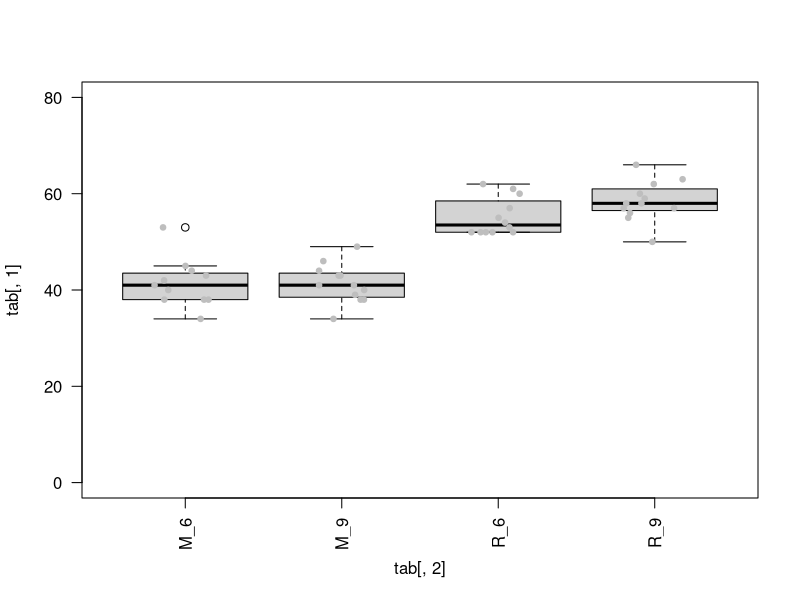
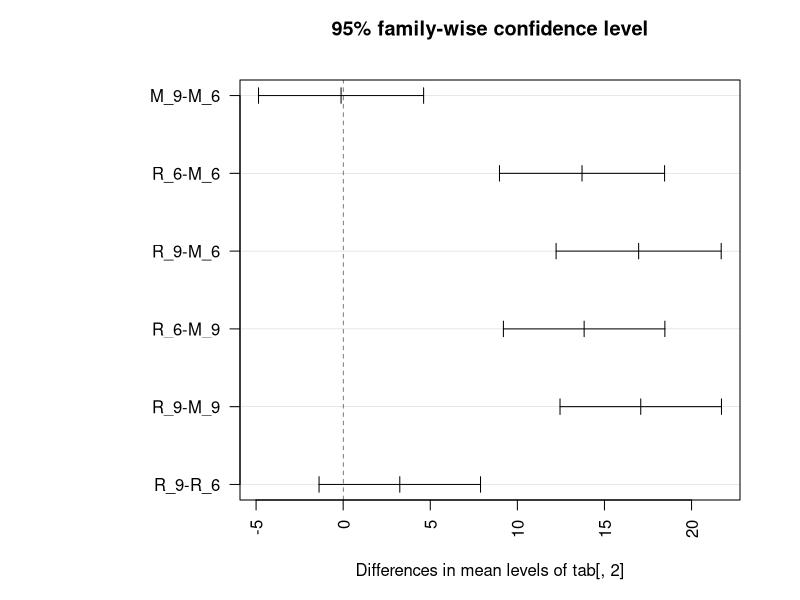
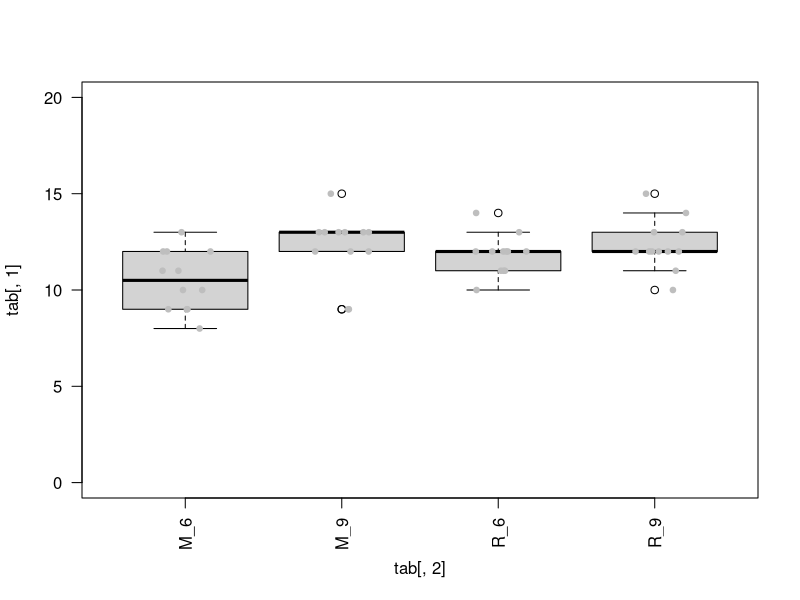
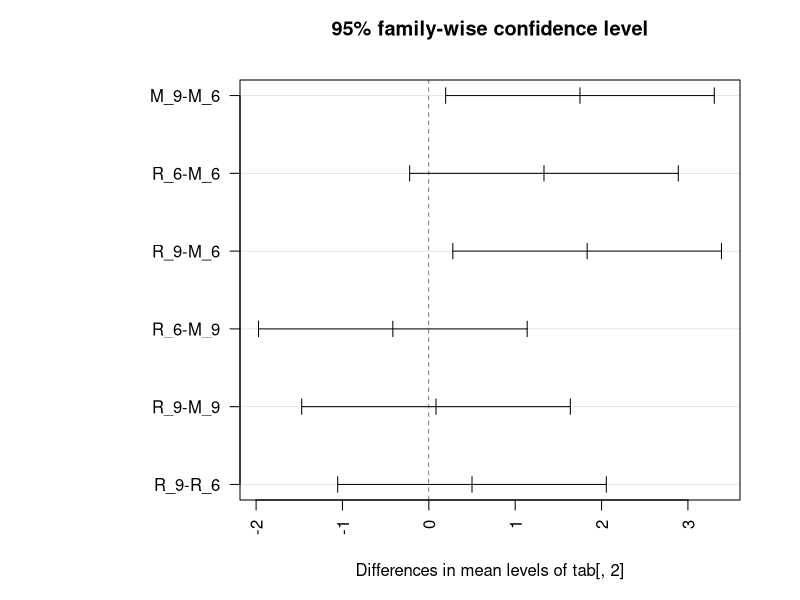

Recreate these plots in R, in order.
################### Fig. 2a Observed seq. variants (B) ################################# 
tab=read.table("obs_tab_bac.txt",header=T)

dev.new(width=4.489583,height=8.590617)
boxplot(tab[,1]~tab[,2],ylim=c(0,80),las=2)

for(i in 1:nrow(tab)){
  ran_add=runif(1,-0.2,0.2)
  if(tab[i,2]=="M_6"){xpos=1}
  if(tab[i,2]=="M_9"){xpos=2}
  if(tab[i,2]=="R_6"){xpos=3}
  if(tab[i,2]=="R_9"){xpos=4}
  
  points(xpos+ran_add,tab[i,1],col="grey",cex=0.75,pch=19)
  
}

#stop()

dev.new()

aa_lm=lm(tab[,1]~tab[,2])
aa_ano=aov(aa_lm)
aa_tuk=TukeyHSD(aa_ano)
par(mar=c(5,12,4,3))
plot(aa_tuk,las=2)


################### Fig. 2a Observed seq. variants (F) ################################# 

tab=read.table("obs_tab_fun.txt",header=T)

dev.new(width=4.489583,height=8.590617)
boxplot(tab[,1]~tab[,2],ylim=c(0,20),las=2)

for(i in 1:nrow(tab)){
	ran_add=runif(1,-0.2,0.2)
	if(tab[i,2]=="M_6"){xpos=1}
	if(tab[i,2]=="M_9"){xpos=2}
	if(tab[i,2]=="R_6"){xpos=3}
	if(tab[i,2]=="R_9"){xpos=4}
	
	points(xpos+ran_add,tab[i,1],col="grey",cex=0.75,pch=19)

}

#stop()

dev.new()

aa_lm=lm(tab[,1]~tab[,2])
aa_ano=aov(aa_lm)
aa_tuk=TukeyHSD(aa_ano)
par(mar=c(5,12,4,3))
plot(aa_tuk,las=2)
